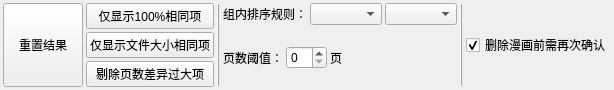
<?xml version="1.0" encoding="UTF-8"?>
<ui version="4.0">
 <class>Form</class>
 <widget class="QWidget" name="Form">
  <property name="geometry">
   <rect>
    <x>0</x>
    <y>0</y>
    <width>613</width>
    <height>83</height>
   </rect>
  </property>
  <property name="windowTitle">
   <string>Form</string>
  </property>
  <layout class="QHBoxLayout" name="horizontalLayout_2">
   <property name="spacing">
    <number>3</number>
   </property>
   <property name="leftMargin">
    <number>3</number>
   </property>
   <property name="topMargin">
    <number>3</number>
   </property>
   <property name="rightMargin">
    <number>3</number>
   </property>
   <property name="bottomMargin">
    <number>3</number>
   </property>
   <item>
    <widget class="QPushButton" name="pushButton_refresh_result">
     <property name="sizePolicy">
      <sizepolicy hsizetype="Minimum" vsizetype="Expanding">
       <horstretch>0</horstretch>
       <verstretch>0</verstretch>
      </sizepolicy>
     </property>
     <property name="text">
      <string>重置结果</string>
     </property>
    </widget>
   </item>
   <item>
    <layout class="QVBoxLayout" name="verticalLayout">
     <property name="spacing">
      <number>3</number>
     </property>
     <item>
      <widget class="QPushButton" name="pushButton_filter_same_items">
       <property name="text">
        <string>仅显示100%相同项</string>
       </property>
      </widget>
     </item>
     <item>
      <widget class="QPushButton" name="pushButton_filter_same_filesize_items">
       <property name="text">
        <string>仅显示文件大小相同项</string>
       </property>
      </widget>
     </item>
     <item>
      <widget class="QPushButton" name="pushButton_exclude_diff_pages">
       <property name="text">
        <string>剔除页数差异过大项</string>
       </property>
      </widget>
     </item>
    </layout>
   </item>
   <item>
    <widget class="Line" name="line">
     <property name="frameShadow">
      <enum>QFrame::Shadow::Raised</enum>
     </property>
     <property name="orientation">
      <enum>Qt::Orientation::Vertical</enum>
     </property>
    </widget>
   </item>
   <item>
    <layout class="QVBoxLayout" name="verticalLayout_2">
     <property name="spacing">
      <number>3</number>
     </property>
     <item>
      <layout class="QHBoxLayout" name="horizontalLayout">
       <property name="spacing">
        <number>3</number>
       </property>
       <item>
        <widget class="QLabel" name="label">
         <property name="text">
          <string>组内排序规则：</string>
         </property>
        </widget>
       </item>
       <item>
        <widget class="QComboBox" name="comboBox_sort_key"/>
       </item>
       <item>
        <widget class="QComboBox" name="comboBox_sort_direction"/>
       </item>
       <item>
        <spacer name="horizontalSpacer_3">
         <property name="orientation">
          <enum>Qt::Orientation::Horizontal</enum>
         </property>
         <property name="sizeHint" stdset="0">
          <size>
           <width>40</width>
           <height>20</height>
          </size>
         </property>
        </spacer>
       </item>
      </layout>
     </item>
     <item>
      <layout class="QHBoxLayout" name="horizontalLayout_3" stretch="0,0,0,0">
       <item>
        <widget class="QLabel" name="label_2">
         <property name="text">
          <string>页数阈值：</string>
         </property>
        </widget>
       </item>
       <item>
        <widget class="QSpinBox" name="spinBox_diff_pages_threshold"/>
       </item>
       <item>
        <widget class="QLabel" name="label_3">
         <property name="text">
          <string>页</string>
         </property>
        </widget>
       </item>
       <item>
        <spacer name="horizontalSpacer_2">
         <property name="orientation">
          <enum>Qt::Orientation::Horizontal</enum>
         </property>
         <property name="sizeHint" stdset="0">
          <size>
           <width>40</width>
           <height>20</height>
          </size>
         </property>
        </spacer>
       </item>
      </layout>
     </item>
    </layout>
   </item>
   <item>
    <widget class="Line" name="line_2">
     <property name="frameShadow">
      <enum>QFrame::Shadow::Raised</enum>
     </property>
     <property name="orientation">
      <enum>Qt::Orientation::Vertical</enum>
     </property>
    </widget>
   </item>
   <item>
    <widget class="QCheckBox" name="checkBox_reconfirm_before_delete">
     <property name="text">
      <string>删除漫画前需再次确认</string>
     </property>
     <property name="checked">
      <bool>true</bool>
     </property>
    </widget>
   </item>
   <item>
    <spacer name="horizontalSpacer">
     <property name="orientation">
      <enum>Qt::Orientation::Horizontal</enum>
     </property>
     <property name="sizeHint" stdset="0">
      <size>
       <width>40</width>
       <height>20</height>
      </size>
     </property>
    </spacer>
   </item>
  </layout>
 </widget>
 <resources/>
 <connections/>
</ui>
